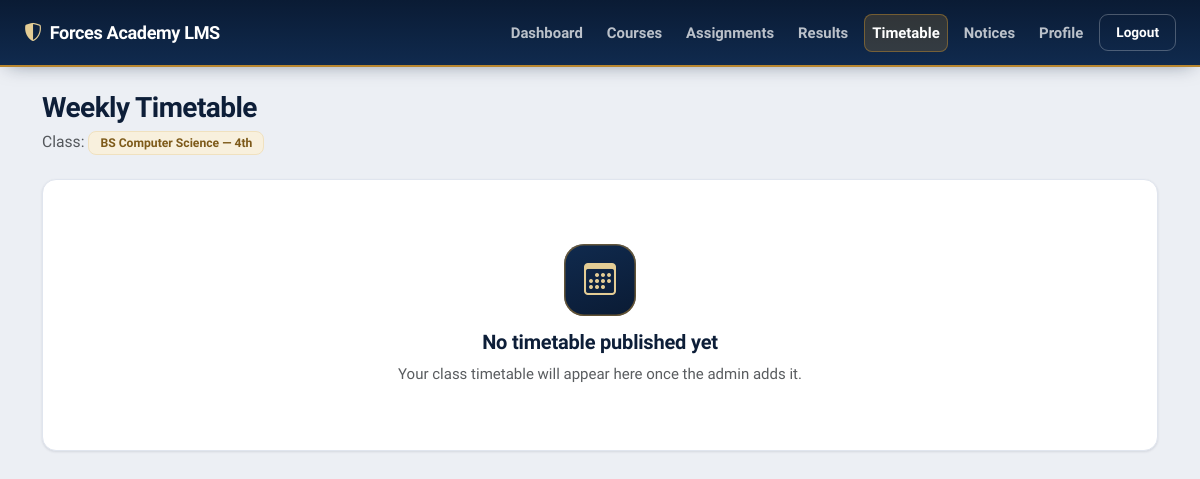
Before: /timetable.php (signed in) with the older database file.
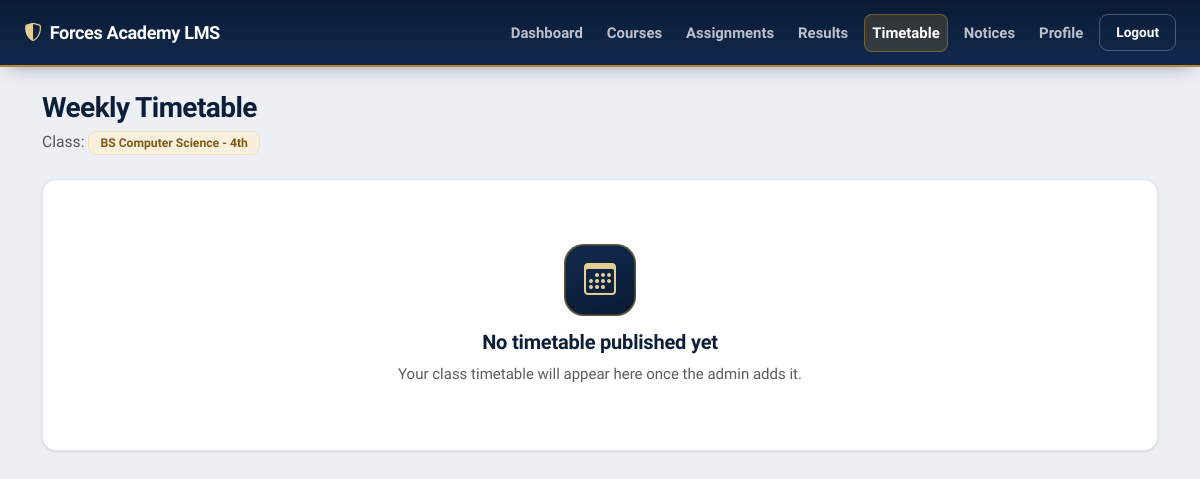
After: the same page with the newer database file.
### tables this page shows
CREATE TABLE IF NOT EXISTS students (
    id           INT(11) PRIMARY KEY AUTO_INCREMENT,
    full_name    VARCHAR(100) NOT NULL,
    email        VARCHAR(100) UNIQUE NOT NULL,
    password     VARCHAR(255) NOT NULL,
    roll_number  VARCHAR(20)  UNIQUE NOT NULL,
    class        VARCHAR(50)  NOT NULL,
    created_at   TIMESTAMP DEFAULT CURRENT_TIMESTAMP
);

### config/auth.php (called while the page is built, shortened)
<?php
function e($value)
{
    return htmlspecialchars((string)$value, ENT_QUOTES, 'UTF-8');
}

### timetable.php (the view, shortened to what this page needs)
<?php
require_once 'config/auth.php';
$student_id = (int) $_SESSION['student_id'];
$stmt = mysqli_prepare($conn, "SELECT full_name, class FROM students WHERE id=? LIMIT 1");
mysqli_stmt_bind_param($stmt, 'i', $student_id);
mysqli_stmt_execute($stmt);
$student = mysqli_fetch_assoc(mysqli_stmt_get_result($stmt));
$class = $student['class'];
$days = ['Monday', 'Tuesday', 'Wednesday', 'Thursday', 'Friday', 'Saturday'];
$time_slots = [
    '08:00 - 09:00', '09:00 - 10:00', '10:00 - 11:00', '11:00 - 12:00',
    '12:00 - 01:00', '01:00 - 02:00', '02:00 - 03:00', '03:00 - 04:00',
];
$grid = [];
$hasAnyEntry = false;
?>
<!DOCTYPE html>
<html lang="en">
<head>
<link href="https://cdn.jsdelivr.net/npm/bootstrap@5.3.0/dist/css/bootstrap.min.css" rel="stylesheet">
<link rel="stylesheet" href="https://cdn.jsdelivr.net/npm/bootstrap-icons@1.11.3/font/bootstrap-icons.css">
<link rel="stylesheet" href="css/style.css">
</head>
<body class="dashboard-body">
<nav class="navbar navbar-expand-lg navbar-dark app-navbar">
  <div class="container-fluid px-4">
    <a class="navbar-brand d-flex align-items-center gap-2" href="dashboard.php"><i class="bi bi-shield-shaded"></i> Forces Academy LMS</a>
    <div class="navbar-nav ms-auto flex-row gap-2 align-items-center">
      <a class="nav-link text-white" href="dashboard.php">Dashboard</a>
      <a class="nav-link text-white" href="courses.php">Courses</a>
      <a class="nav-link text-white" href="assignments.php">Assignments</a>
      <a class="nav-link text-white" href="results.php">Results</a>
      <a class="nav-link text-white active" href="timetable.php">Timetable</a>
      <a class="nav-link text-white" href="notices.php">Notices</a>
      <a class="nav-link text-white" href="profile.php">Profile</a>
      <a class="btn btn-logout" href="logout.php">Logout</a>
    </div>
  </div>
</nav>
<div class="container py-4">
  <div class="page-hero mb-4">
    <h2 class="mb-1">Weekly Timetable</h2>
    <p class="text-muted mb-0">
      Class: <span class="badge subtle-badge"><?php echo e($class); ?></span>
    </p>
  </div>
  <?php if ($hasAnyEntry): ?>
    <div class="card p-3">
      <div class="table-responsive">
        <table class="table table-modern align-middle text-center mb-0">
          <thead>
            <tr>
              <th class="text-start" style="min-width:120px;">Time</th>
              <?php foreach ($days as $d): ?>
                <th><?php echo e($d); ?></th>
              <?php endforeach; ?>
            </tr>
          </thead>
          <tbody>
            <?php foreach ($time_slots as $slot): ?>
              <?php if (!isset($grid[$slot])) continue;  ?>
              <tr>
                <td class="text-start record"><?php echo e($slot); ?></td>
                <?php foreach ($days as $d): ?>
                  <td>
                    <?php if (isset($grid[$slot][$d])): ?>
                      <div class="fw-semibold"><?php echo e($grid[$slot][$d]['subject']); ?></div>
                      <div class="small text-muted"><?php echo e($grid[$slot][$d]['teacher']); ?></div>
                    <?php else: ?>
                      <span class="text-muted small">&mdash;</span>
                    <?php endif; ?>
                  </td>
                <?php endforeach; ?>
              </tr>
            <?php endforeach; ?>
          </tbody>
        </table>
      </div>
    </div>
  <?php else: ?>
    <div class="card p-4">
      <div class="empty-state">
        <i class="bi bi-calendar3"></i>
        <h5>No timetable published yet</h5>
        <p class="text-muted mb-0">Your class timetable will appear here once the admin adds it.</p>
      </div>
    </div>
  <?php endif; ?>
</div>
</body>
</html>

### css/style.css (style rules this page uses)
:root { --ink:#0a1b34; --ink-2:#102a4e; --ink-3:#16365f; --brass:#b8862f; --brass-600:#9a6f22; --brass-700:#7d5a1a; --brass-050:#f8f0dd; --brass-100:#f0e1bf; --brass-200:#e4cd95; --brand:var(--brass); --brand-700:var(--brass-700); --brand-600:var(--brass-600); --brand-500:var(--brass); --brand-050:var(--brass-050); --brand-100:var(--brass-100); --brand-200:var(--brass-200); --blue:var(--brass);--blue-dark:var(--brass-700);--blue-light:var(--brass); --blue-50:var(--brass-050);--blue-100:var(--brass-100); --navy:var(--ink);--navy-2:var(--ink-2); --heading:#0d1e38; --ink-text:#0d1e38; --text:#33404f; --muted:#697687; --bg:#eceff4; --surface:#ffffff; --surface-2:#f5f7fb; --line:#e0e5ee; --line-2:#eef1f6; --success:#1f8a5b; --success-bg:#e6f5ee; --success-line:#b8e6cd; --danger:#c23b34; --danger-bg:#fbeceb; --danger-line:#f2c5c1; --warn-bg:#fbf2df; --warn-line:#eddaad; --warn-ink:#7d5a1a; --radius:14px; --radius-sm:10px; --radius-xs:8px; --shadow-xs:0 1px 2px rgba(10,27,52,.06); --shadow-sm:0 1px 3px rgba(10,27,52,.07),0 1px 2px rgba(10,27,52,.04); --shadow:0 12px 30px -14px rgba(10,27,52,.32),0 2px 6px rgba(10,27,52,.06); --shadow-lg:0 30px 60px -22px rgba(10,27,52,.42),0 6px 14px rgba(10,27,52,.10); --ring:0 0 0 4px rgba(184,134,47,.20); }
* { box-sizing:border-box; }
body { font-family:'Public Sans','Segoe UI',system-ui,Arial,sans-serif; margin:0;color:var(--text);font-size:15px;line-height:1.62; -webkit-font-smoothing:antialiased;text-rendering:optimizeLegibility; }
a { text-decoration:none;color:var(--brass-700);transition:color .15s; }
h1,h2,h3,h4,h5,h6 { font-family:'Bricolage Grotesque','Public Sans',system-ui,sans-serif; color:var(--heading);letter-spacing:-.01em;font-weight:800; }
.dashboard-body { background:var(--bg);min-height:100vh; }
.app-navbar { background:linear-gradient(180deg,var(--ink),var(--ink-2)); padding:13px 0;box-shadow:0 4px 20px -8px rgba(10,27,52,.55); border-bottom:2px solid var(--brass); }
.app-navbar .navbar-brand { font-family:'Bricolage Grotesque';font-weight:800;font-size:1.13rem;color:#fff;letter-spacing:-.02em; }
.app-navbar .navbar-brand i { color:var(--brass-200); }
.app-navbar .nav-link { color:rgba(255,255,255,.72)!important;font-weight:600;font-size:.93rem;padding:7px 13px;border-radius:8px;transition:.15s; }
.app-navbar .nav-link.active { color:#fff!important;background:rgba(184,134,47,.22);box-shadow:inset 0 0 0 1px rgba(184,134,47,.5); }
.btn-logout { border:1px solid rgba(255,255,255,.26);color:#fff;border-radius:9px;font-size:.85rem;font-weight:600;padding:7px 16px;transition:.15s; }
.welcome-banner,.page-hero { margin-bottom:6px; }
.welcome-banner h2,.page-hero h2 { font-weight:800;letter-spacing:-.02em;font-size:1.75rem; }
.welcome-banner p,.page-hero p { font-size:.98rem;color:var(--muted); }
.card { border:1px solid var(--line);border-radius:var(--radius);background:var(--surface);box-shadow:var(--shadow-sm); }
.badge.subtle-badge,.subtle-badge, .badge.teacher-badge,.teacher-badge, .badge-soft,.detail-meta-pill { display:inline-flex;align-items:center;gap:6px; background:var(--brass-050);color:var(--brass-700)!important;border:1px solid var(--brass-100); font-weight:600;font-size:.76rem;padding:5px 11px;border-radius:8px;white-space:nowrap; }
.empty-state { text-align:center;padding:40px 12px; }
.empty-state i { font-size:2rem;color:var(--brass-200);margin-bottom:14px;display:inline-block;background:linear-gradient(160deg,var(--ink-2),var(--ink));width:72px;height:72px;line-height:72px;border-radius:20px;box-shadow:inset 0 0 0 1.5px rgba(184,134,47,.5); }
.empty-state h5 { color:var(--heading);font-weight:700; }

Changed rows visible on the page:
changed students: class "BS Computer Science — 4th" → "BS Computer Science - 4th"
